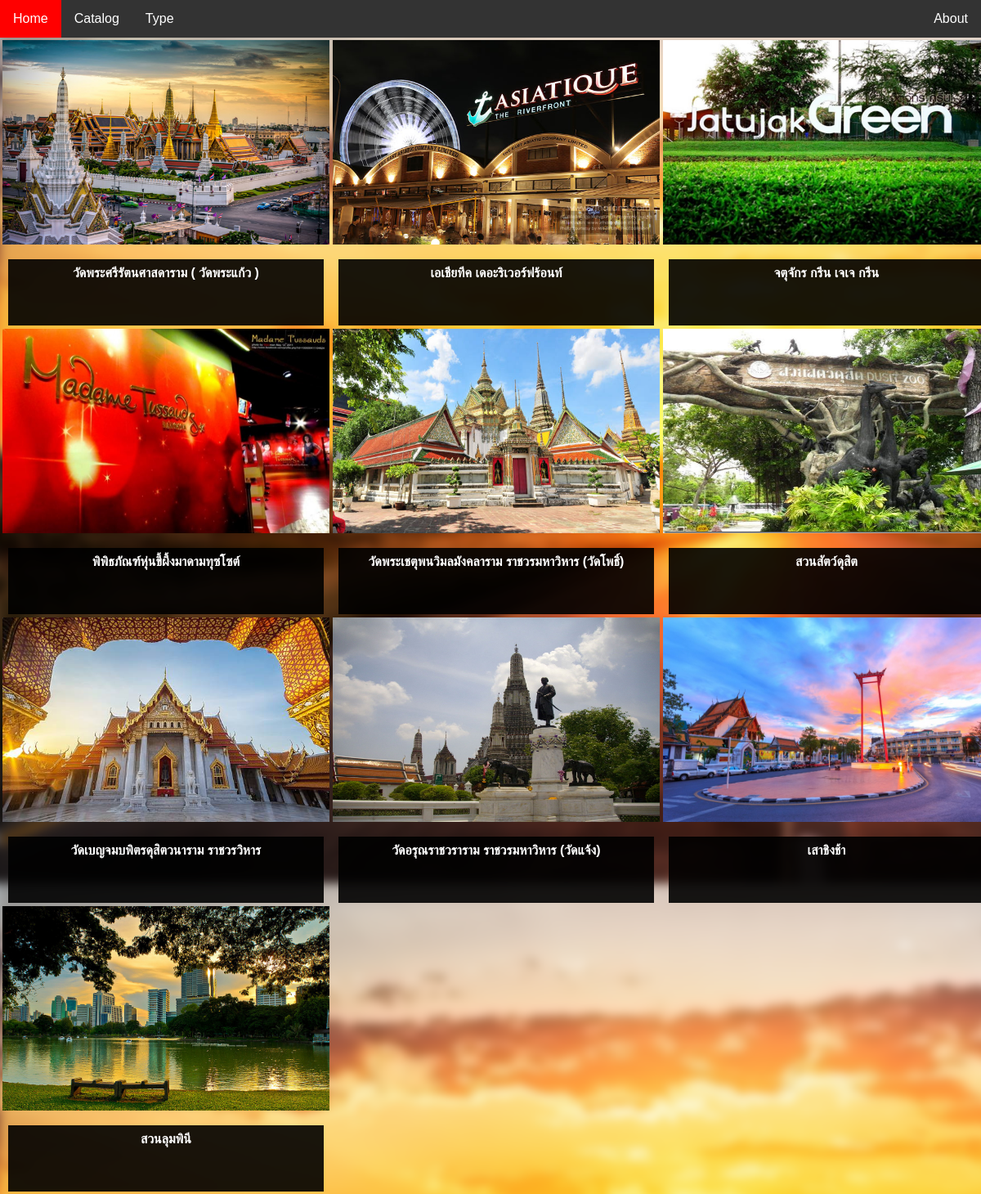
Page /catalog/ on the committed database.
### myplace/models.py (models this page shows)
class Place(models.Model):
      place_name              = models.CharField(max_length=200)
      place_thai_name         = models.CharField(max_length=200)
      place_type              = models.CharField(max_length=200)

### myplace/views.py (the view)
# urls.py: url(r'^catalog/$', views.catalog, name='catalog'),
def catalog(request):
    image = Place.objects.all()
    the_type = Type.objects.all()
    return render(request,'myplace/catalog.html',{'image':image,'the_type':the_type})

### myplace/templates/myplace/catalog.html (shortened to what this page needs)
<html>
<head>
</head>
<body>
{% load static %}
<link rel="stylesheet" type="text/css" href="{% static 'myplace/catalog-style.css' %}" />
<ul>
  <li><a href="{% url 'myplace:index' %}" method="get">Home</a></li>
  <li><a href="{% url 'myplace:catalog' %}" method="get">Catalog</a></li>
  <li class="dropdown">
    <a href="javascript:void(0)" class="dropbtn">Type</a>
  </li>
<li class="right"><a href="{% url 'myplace:about' %}" method="get">About</a></li>
</ul>
<table>
<tr>
{% for select in image %}
{% if forloop.counter <= 3 %}
<td><a href="{% url 'myplace:details' select.id %}" method="get">
  <center><img src="{% static '/myplace/' %}{{ select.place_name }}/index.jpg" style="width:400px;height:250px" /></center>
</a><br>
<b><center><div class="blackbox" style="width:370px;height:65px">{{ select.place_thai_name }}</center></div></b>
</td>
{% endif %}
{% endfor %}
</tr>
<tr>
{% for select in image %}
{% if forloop.counter > 3 and forloop.counter <= 6 %}
<td><a href="{% url 'myplace:details' select.id %}" method="get">
  <center><img src="{% static '/myplace/' %}{{ select.place_name }}/index.jpg" style="width:400px;height:250px" /></center>
</a><br>
<b><center><div class="blackbox" style="width:370px;height:65px">{{ select.place_thai_name }}</center></div></b>
</td>
{% endif %}
{% endfor %}
</tr>
<tr>
{% for select in image %}
{% if forloop.counter > 6 and forloop.counter <= 9 %}
<td><a href="{% url 'myplace:details' select.id %}" method="get">
  <center><img src="{% static '/myplace/' %}{{ select.place_name }}/index.jpg" style="width:400px;height:250px" /></center>
</a><br>
<b><center><div class="blackbox" style="width:370px;height:65px">{{ select.place_thai_name }}</center></div></b>
</td>
{% endif %}
{% endfor %}
</tr>
<tr>
{% for select in image %}
{% if forloop.counter > 9 and forloop.counter <= 12 %}
<td><a href="{% url 'myplace:details' select.id %}" method="get">
  <center><img src="{% static '/myplace/' %}{{ select.place_name }}/index.jpg" style="width:400px;height:250px" /></center>
</a><br>
<b><center><div class="blackbox" style="width:370px;height:65px">{{ select.place_thai_name }}</center></div></b>
</td>
{% endif %}
{% endfor %}
</tr>
</body>
</html>

### myplace/static/myplace/catalog-style.css (style rules this page uses)
img { width:40% ; height:40% ; }
body { background-image:url(images/background.png) ; width:100%; height:100%; font-family: Verdana,sans-serif;margin:0 }
ul { list-style-type: none; margin: 0; padding: 0; overflow: hidden; background-color: #333; }
div.blackbox { background-color:rgba(0,0,0,0.9); color:white; width:450px; height: 35px; padding: 8px; }
li { float: left; }
li a, .dropbtn { display: inline-block; color: white; text-align: center; padding: 14px 16px; text-decoration: none; }
li.dropdown { display: inline-block; }
li.right { float:right; }

### rows in the picture
Place: place_name (picture), place_thai_name "วัดพระศรีรัตนศาสดาราม ( วัดพระแก้ว )"
Place: place_name (picture), place_thai_name "เอเชียทีค เดอะริเวอร์ฟร้อนท์"
Place: place_name (picture), place_thai_name "จตุจักร กรีน เจเจ กรีน"
Place: place_name (picture), place_thai_name "พิพิธภัณฑ์หุ่นขี้ผึ้งมาดามทุซโซต์"
Place: place_name (picture), place_thai_name "วัดพระเชตุพนวิมลมังคลาราม ราชวรมหาวิหาร (วัดโพธิ์)"
Place: shows a picture, place_thai_name "สวนสัตว์ดุสิต"
Place: shows a picture, place_thai_name "วัดเบญจมบพิตรดุสิตวนาราม ราชวรวิหาร"
Place: place_name (picture), place_thai_name "วัดอรุณราชวราราม ราชวรมหาวิหาร (วัดแจ้ง)"
Place: place_name (picture), place_thai_name "เสาชิงช้า"
Place: place_name (picture), place_thai_name "สวนลุมพินี"
